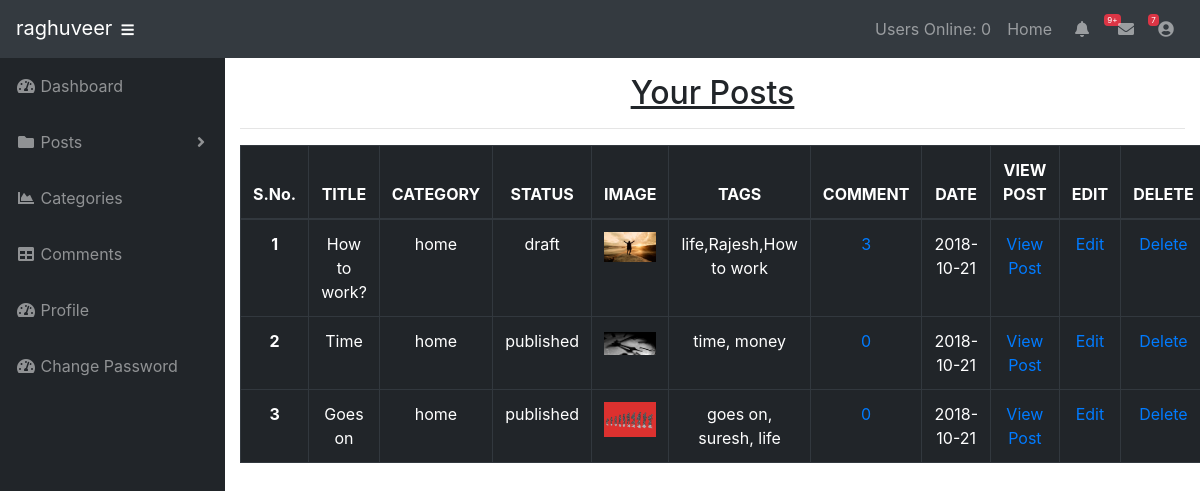
Screenshot of /subscriber/posts.php (signed in) with the database file from the repository.
### tables this page shows
CREATE TABLE `posts` (
  `post_id` int(3) NOT NULL,
  `post_category_id` int(3) NOT NULL,
  `post_title` varchar(255) NOT NULL,
  `post_user` varchar(255) NOT NULL,
  `post_date` date NOT NULL,
  `post_image` text NOT NULL,
  `post_content` text NOT NULL,
  `post_tags` varchar(255) NOT NULL,
  `post_comment_count` int(11) NOT NULL,
  `post_status` varchar(255) NOT NULL DEFAULT 'draft',
  `post_views_count` int(11) NOT NULL
);

CREATE TABLE `categories` (
  `cat_id` int(3) NOT NULL,
  `cat_title` varchar(255) NOT NULL,
  `cat_creator` varchar(20) NOT NULL,
  `cat_user` varchar(2000) NOT NULL
);

### subscriber/functions.php (called while the page is built, shortened)
<?php
function currentUser(){
    if(isset($_SESSION['username'])){
        return $_SESSION['username'];
    }
    return false;
}
function imagePlaceholder($image=''){
    if(!$image){
        return 'nopost.jpg';
    }
    else{
        return $image;
    }
}
?>

### subscriber/includes/view_all_posts.php (the view, shortened to what this page needs)
<div class="text-center">
    <h2><u>Your Posts</u></h2>
    <hr>
    <?php if(isset($view)): ?>
        <h2>You Haven't Created Any Post yet</h2>
        <h1 style="margin-top:12%;">
            <a href="posts.php?source=add_post"><i class="fas fa-plus-circle"></i></a>
        </h1>
        <h2>CREATE POST</h2>
    <?php else: ?>
        <table class="table table-hover table-dark table-bordered">
          <thead>
            <tr>
              <th scope="col">S.No.</th>
              <th scope="col">TITLE</th>
              <th scope="col">CATEGORY</th>
              <th scope="col">STATUS</th>
              <th scope="col">IMAGE</th>
              <th scope="col">TAGS</th>
              <th scope="col">COMMENT</th>
              <th scope="col">DATE</th>
              <th scope="col">VIEW POST</th>
              <th scope="col">EDIT</th>
              <th scope="col">DELETE</th>
            </tr>
        </thead>
        <tbody>
            <?php
                $serial=0;
                $user = currentUser();
                $query = "SELECT * FROM posts WHERE post_user = '$user'";
                $select_all_posts_query = mysqli_query($connection,$query);
                while($row = mysqli_fetch_assoc($select_all_posts_query)){
                   $post_id = $row['post_id'];
                   $post_title = $row['post_title'];
                   $post_category_id = $row['post_category_id'];
                   $post_status = $row['post_status'];
                   $post_image = $row['post_image'];
                   $post_tags = $row['post_tags'];
                   $post_date = $row['post_date'];
                  echo "<tr>";
                  $serial=$serial+1;
                  echo "<th scope='row'>$serial</th>";
                  echo "<td>$post_title</td>";
                  $query = "SELECT * FROM categories WHERE cat_id = {$post_category_id}";
                  $select_categories_id = mysqli_query($connection,$query);
                  while($row = mysqli_fetch_assoc($select_categories_id)){
                  $cat_title = $row['cat_title'];
                  echo "<td>$cat_title</td>";
                  }
                  echo "<td>$post_status</td>";
                  $image = imagePlaceholder($post_image);
                  echo "<td><img width='100' class='img-fluid' src='../images/$image' alt='img'></td>";
                  echo "<td>$post_tags</td>";
                  $query = "SELECT * FROM comments WHERE comment_post_id = {$post_id}";
                  $send_comment_query = mysqli_query($connection,$query);
                  $count_comment = mysqli_num_rows($send_comment_query);
                  echo "<td><a href='post_comment.php?id={$post_id}'>$count_comment</a></td>";
                  echo "<td>$post_date</td>";
                  echo "<td><a href='../post.php?p_id={$post_id}'>View Post</a></td>";
                  echo "<td><a href='posts.php?source=edit_post&p_id={$post_id}'>Edit</a></td>";
                  echo "<td><a onClick=\"javascript: return confirm('Are you sure you want to delete?'); \" href='posts.php?delete={$post_id}'>Delete</a></td>";
                  echo "</tr>";
                }
            ?>
        </tbody>
        </table>
    <?php endif; ?>
</div>

### subscriber/css/sb-subscriber.css (style rules this page uses)
html { position: relative; min-height: 100%; }
body { height: 100%; }
:root { --input-padding-x: 0.75rem; --input-padding-y: 0.75rem; }

### rows the page displays
posts: post_title "How to work?", post_status "draft", post_image (picture), post_tags "life,Rajesh,How to work", count_comment "3", post_date "2018-10-21"
categories: cat_title "home"
posts: post_title "Time", post_status "published", post_image (picture), post_tags "time, money", count_comment "0", post_date "2018-10-21"
posts: post_title "Goes on", post_status "published", post_image (picture), post_tags "goes on, suresh, life", count_comment "0", post_date "2018-10-21"

### other values shown
$_SESSION['username'] "raghuveer"
users_online() "0"
